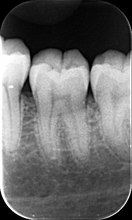
%> input picture Xray_Portugal/Cluster/mfiles/rx1.bmp, 132 x 220 px, shrunk from 366 x 612 before the run
$ octave TestsR.m   (GNU Octave 9; MATLAB toolbox functions it lacks are replaced by stand-ins)
%> lines starting %> are read from the running program, lines starting %| are printed output that depends on the picture
### Xray_Portugal/Cluster/mfiles/TestSandrine/GlobalKmeans.m

function [Er,M,nb] = GlobalKmeans(X,T,kmax,dyn,bs,pl,distL)
% kmeans - clustering with k-means (or Generalized Lloyd or LBG) algorithm
%
% [Er,M,nb] = GlobalKmeans(X,T,kmax,dyn,dnb,p)
%
% X    - (n x d) d-dimensional input data
% T    - (? x d) d-dimensional test data
% kmax - (maximal) number of means
% dyn  - 0: standard k-means, unif. random subset of data init.
%        1: fast global k-means
%        2: non-greedy, just use kdtree to initiallize the means
%        3: fast global k-means, use kdtree for potential insertion locations
%        4: global k-means algorithm
% dnb  - desired number of buckets on the kd-tree
% pl   - plot the fitting process
%
% returns
% Er - sum of squared distances to nearest mean (second column for test data)
% M  - (k x d) matrix of cluster centers; k is computed dynamically
% nb - number of nodes on the kd-tree (option dyn=[2,3])
%
% Nikos Vlassis & Sjaak Verbeek, 2001, http://www.science.uva.nl/~jverbeek

Er=[]; TEr=[];              % error monitorring

disp('Dimension des donnees')
[n,d]     = size(X)

THRESHOLD = 1e-4;   % relative change in error that is regarded as convergence
nb        = 0;


if pl; figure(1);set(1,'DoubleBuffer','on');end

% initialize
disp('Initialisation')

if dyn==1            % greedy insertion, possible at all points
    disp('greedy insertion, possible at all points')
  k      = 1;
  M      = mean(X);
  K      = sqdist(X',X',distL);
  L      = X;
elseif dyn==2        % use kd-tree results as means
    disp('Use kd-tree results as means')
  k      = kmax;
  M      = kdtree(X,[1:n]',[],1.5*n/k);
  nb     = size(M,1);
  dyn    = 0;
elseif dyn==3
    disp('Fast Global Kmeans')
  L      = kdtree(X,[1:n]',[],1.5*n/bs);  % GLOBAL KMEANS
  nb     = size(L,1);
  k      = 1;
  M      = mean(X);
  K      = sqdist(X',L',distL);
elseif dyn==4
    disp('Global Kmeans')
  k      = 1;
  M      = mean(X);
  K      = sqdist(X',X',distL);
  L      = X;
else
  disp('Use random subset of data as means') % use random subset of data as means
  k      = kmax;
  tmp    = randperm(n);
  M      = X(tmp(1:k),:);
end

Wold = realmax;
iter=1;

while k <= kmax
    disp('itération N°')
    iter
    tic
  kill = [];

  % squared Euclidean distances to means; Dist (k x n)
  Dist = sqdist(M',X',distL);


  % Voronoi partitioning
  [Dwin,Iwin] = min(Dist',[],2);

  % error measures and mean updates
  Wnew = sum(Dwin);

  % update VQ's
  for i=1:size(M,1)
    I = find(Iwin==i);% EMPTY MATRIX
    if size(I,1)>d
      M(i,:) = mean(X(I,:));
    else
     kill = [kill; i];
    end
  end

 if 1-Wnew/Wold < THRESHOLD*(10-9*(k==kmax))
    if dyn & k < kmax

      if dyn == 4
        best_Er = Wnew;

        for i=1:n;
          Wold = Inf;
          Wtmp = Wnew;
          Mtmp = [M; X(i,:)];
          while (1-Wtmp/Wold) > THRESHOLD*10;
        Wold = Wtmp;
            Dist = sqdist(Mtmp',X',distL);
            [Dwin,Iwin] = min(Dist',[],2);

            Wtmp = sum(Dwin);
            for i = 1 : size(Mtmp,1)
              I = find(Iwin==i);
              if size(I,1)>d;
                  Mtmp(i,:) = mean(X(I,:)); end
            end
          end
          if Wtmp < best_Er;   best_M = Mtmp; best_Er = Wtmp; end
        end

        M = best_M;
        Wnew = best_Er;
        if ~isempty(T); tmp=sqdist(T',M',distL); TEr=[TEr; sum(min(tmp,[],2))];end;
        Er=[Er; Wnew];
        k = k+1;

      else
        % try to add a new cluster on some point x_i
        [tmp,new] = max(sum(max(repmat(Dwin,1,size(K,2))-K,0)));
        k = k+1;
        M = [M; L(new,:)+eps];
        if pl;        fprintf( 'new cluster, k=%d\n', k);      end
        [Dwin,Iwin] = min(Dist,[],2);
        Wnew = sum(Dwin);Er=[Er; Wnew];

        if ~isempty(T); tmp=sqdist(T',M',distL); TEr=[TEr; sum(min(tmp,[],2))];end;
      end
    else
      k = kmax+1;
    end
  end
  Wold = Wnew;
 % if pl
 %   plot(X(:,1),X(:,2),'g.',M(:,1),M(:,2),'k.',M(:,1),M(:,2),'k+');
 %   drawnow;
 % end
  iter=iter+1;
  toc
end

 Er=[Er; Wnew];
 if ~isempty(T); tmp=sqdist(T',M',distL); TEr=[TEr; sum(min(tmp,[],2))]; Er=[Er TEr];end;
M(kill,:)=[];

### Xray_Portugal/Cluster/mfiles/TestSandrine/sqdist.m
function d=sqdist(a,b,param)
% SQDIST - computes squared Euclidean distance matrix
%          computes a rectangular matrix of pairwise distances d
% between points in a (given in columns) and points in b
% param == 1 : L1, else L2

% NB: very fast implementation taken from Roland Bunschoten

alpha=0.05;
beta=0.95;

if size(b,1)==3 % b(3,:) correspond au niveau de gris
    % distance géométrique
    if param==1
        %distance géométrique + niveau de gris L1
        aa = sum(a(1:2,:).*a(1:2,:),1); bb = sum(b(1:2,:).*b(1:2,:),1); ab = a(1:2,:)'*b(1:2,:);
        aaI = sum(a(3,:).*a(3,:),1); bbI = sum(b(3,:).*b(3,:),1); abI = a(3,:)'*b(3,:);
        %   Distance géométrique + niveau de gris L1
        d = (alpha*abs(repmat(aa',[1 size(bb,2)]) + repmat(bb,[size(aa,2) 1]) - 2*ab)+beta*abs(repmat(a(3,:)',[1 size(bbI,2)]) - repmat(b(3,:),[size(aaI,2) 1])));
    else
        % Distance géométrique + niveau de gris L2
        aa = sum(a(1:2,:).*a(1:2,:),1); bb = sum(b(1:2,:).*b(1:2,:),1); ab = a(1:2,:)'*b(1:2,:);
        aaI = sum(a(3,:).*a(3,:),1); bbI = sum(b(3,:).*b(3,:),1); abI = a(3,:)'*b(3,:);
        d = (alpha*abs(repmat(aa',[1 size(bb,2)]) + repmat(bb,[size(aa,2) 1]) - 2*ab)+beta*abs(repmat(aaI',[1 size(bbI,2)]) + repmat(bbI,[size(aaI,2) 1])- 2*abI));
    end
else
    % distance niveau de gris
    if param==1
        % distance L1
        aa = sum(a.*a,1); bb = sum(b.*b,1);
        d= abs(repmat(a',[1 size(b,2)]) - repmat(b,[size(a,2) 1]));
    else
        %distance L2
        aa = sum(a.*a,1); bb = sum(b.*b,1); ab = a'*b;
        d = abs(repmat(aa',[1 size(bb,2)]) + repmat(bb,[size(aa,2) 1]) - 2*ab);%/(std(a)*std(b));
    end
end

end

### Xray_Portugal/Cluster/mfiles/TestSandrine/TestsR.m
%%%%%%%%%%%
%% Lancement de tests
%%%%%%%%%%%%%%
clc
clear all
close all

% mode == 1 : affichage sur même figure
% mode == 2 : génération de 7 figures
mode = 2;

imageName = 'rx1.bmp';
imageNameShort = 'rx1';


I1=imread(imageName);
%> I1 is the input picture: size 220x132x3 uint8; min 0, max 255, mean 107.1
I=double(I1(:,:,1));
disp('Taille de l image')
[n1,m1,p]=size(I);
%> n1 = 220; m1 = 132; p = 1

if(mode == 1)
  figure
  hold on
  colormap('gray');
  subplot(3,3,1)
  imagesc(I1)
  title(['Original data ' ]);
else
  figure
  colormap('gray');
  imagesc(I1)
  title(['Original data ' ]);
  saveName = [ imageNameShort, '_Original'];
  saveas(gcf, saveName, 'jpg');
end

% Nombre de classes
k=8;

for k=3:8
%> this loop made 6 passes; what is shown inside it comes from the first


% [7 lines of commented-out code are left out]

for choix=1:6
%> this loop made 6 passes; what is shown inside it comes from the first

  if choix<=2

    % Pour une segmentation en niveau de gris
    disp('Premier jeu de données')
    points2=zeros(n1*m1,1);
    points=I(:);

    %%Taille du jeu de données
    disp('nbre de points')
    [n,m]=size(points);
%> n = 29040; m = 1

    %% Méthode 1 ou 2 : Global Kmeans avec distance niveau de gris L1 ou L2
    disp('Test du Global Kmeans L1 ou L2')
    [Er,M,nb] = GlobalKmeans(points,[],k,0,0,0,choix);
%> in GlobalKmeans, `M      = X(tmp(1:k),:);`: M = [172; 11; 157]
%> the loop in GlobalKmeans, `while k <= kmax` made 11 passes
%> Wold on passes 1 to 11: 877180, 685382.2, 665425, 636726.1, 603914.7, 568242.4, 547584.6, 538063.5, 534335, 532770.8, 532770.8
%> after the loop in GlobalKmeans, `while k <= kmax`: M = [186.3; 14.49; 93.99]; iter = 12; k = 4
%> in GlobalKmeans, `Er=[Er; Wnew];`: Er = 532770.8
%> Er = 532770.8; M = [186.3; 14.49; 93.99]; nb = 0
    %dyn=1 fast global kmeans ,
    %dyn=4 global kmeans
    %dyn=0 for random initialisation

    [distance]=sqdist(M',points',choix);
    [~,IDX]=min(distance',[],2);

    if mode==1
     if choix==1
        subplot(3,3,2)
      else
        subplot(3,3,3)
      end
      I4=reshape(IDX,n1,m1);
      I4=ipermute(I4,[1,2,3]);
      I5=uint8(I4);
      imagesc(I5)
      rotate3d on
      if choix==1
        title('Global Kmeans i1')
      else
        title('Global Kmeans i2')
      end
    else
      figure
      colormap('gray');
      I4=reshape(IDX,n1,m1);
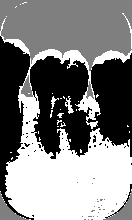
%> I4: size 220x132 double; min 1, max 3, mean 2.02; drawn with min black and max white
      I4=ipermute(I4,[1,2,3]);
      I5=uint8(I4);
      imagesc(I5)
      rotate3d on
      if choix==1
        title('Global Kmeans i1')
        saveName = [ imageNameShort, '_', num2str(k), '_GlobalKmeans_i1'];
      else
        title('Global Kmeans i2')
        saveName = [ imageNameShort, '_', num2str(k), '_GlobalKmeans_i2'];
      end
      saveas(gcf, saveName, 'jpg');
    end

    %DetectContour

  elseif choix<=4

    %Pour une segmentation géométrique + niveau de gris
    disp('Deuxième jeu de données')
    Data=zeros(n1*m1,3);
    for i=1:n1
      for j=1:m1
        Data((i-1)*m1+j,:)=[i/n1,j/m1,I(i,j)/256];
      end
    end
    points=Data;

    %%Taille du jeu de données
    disp('nbre de points')
    [n,m]=size(points);

    %% Méthode 3 ou 4 : Global Kmeans avec distance géométrique
    disp('Test du Global Kmeans Géométrique L')
    [Er,M,nb] = GlobalKmeans(points,[],k,0,0,0,choix-2);
    %dyn=1 fast global kmeans ,
    %dyn=4 global kmeans
    %dyn=0 for random initialisation

    [distance]=sqdist(M',points',choix-2);
    [~,IDX]=min(distance',[],2);

    if mode == 1
      if choix==3
        subplot(3,3,5)
      else
        subplot(3,3,6)
      end

      I4=reshape(IDX,m1,n1);
      I4=ipermute(I4,[2,1,3]);
      I5=uint8(I4);
      imagesc(I5)
      if choix==3
        title('Global Kmeans g2i1')
      else
        title('Global Kmeans g2i2')
      end
    else
      figure
      colormap('gray');
      I4=reshape(IDX,m1,n1);
      I4=ipermute(I4,[2,1,3]);
      I5=uint8(I4);
      imagesc(I5)
      if choix==3
        title('Global Kmeans g2i1')
        saveName = [ imageNameShort, '_', num2str(k), '_GlobalKmeans_g2i1'];
      else
        title('Global Kmeans g2i2')
        saveName = [ imageNameShort, '_', num2str(k), '_GlobalKmeans_g2i2'];
      end
      saveas(gcf, saveName, 'jpg');
    end
    %DetectContour

  else
    % Pour une segmentation en niveau de gris
    disp('Premier jeu de données')
    points2=zeros(n1*m1,1);
    points=I(:);

    %%Taille du jeu de données
    disp('nbre de points')
    [n,m]=size(points);


    %% Méthode 5 ou 6 : Algorithme Kmeans sur image
    disp('Test du Kmeans')
    if choix==5
      disp('Distance L1')
      [IDX,C]=kmeans(points,k,'start','uniform','distance','cityblock');
    else
      disp('Distance L2')
      [IDX,C]=kmeans(points,k,'start','uniform');
    end

    if mode == 1
      if choix==5
        subplot(3,3,8)
      else
        subplot(3,3,9)
      end

      I4=reshape(IDX,n1,m1);
      I4=ipermute(I4,[1,2,3]);
      I5=uint8(I4);
      imagesc(I5)
      rotate3d on
      if(choix == 5)
        title('Kmeans i1');
      else
        title('Kmeans i2');
      end
    else
      figure
      colormap('gray');
      I4=reshape(IDX,n1,m1);
      I4=ipermute(I4,[1,2,3]);
      I5=uint8(I4);
      imagesc(I5)
      rotate3d on
      if(choix == 5)
        title('Kmeans i1');
        saveName = [ imageNameShort, '_', num2str(k), '_Kmeans_i1'];
      else
        title('Kmeans i2');
        saveName = [ imageNameShort, '_', num2str(k), '_Kmeans_i2'];
      end
      saveas(gcf, saveName, 'jpg');
    end

  end %if

end % for choix=1:6

close all

end % for k=3:8
